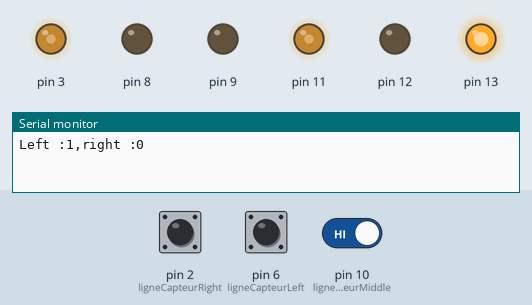
A sketch run on a simulated Arduino Uno, built with avr-gcc and run on an emulated ATmega328P. Parts: output pins drawn as LEDs (lit = HIGH), the last lines printed to the serial monitor. Inputs (shaded band) come from the test bench; at power-on: pin 10 (ligneCapteurMiddle) HIGH, pin 2 (ligneCapteurRight) HIGH, pin 6 (ligneCapteurLeft) LOW. Random numbers use the default seed unless the sketch sets one.

Above: at 1.2 s.
1.3 s: pin 10 (ligneCapteurMiddle) driven LOW
At 2.5 s:
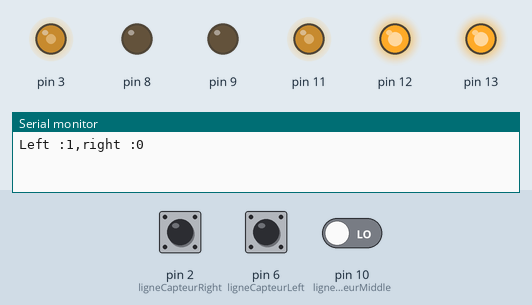
2.8 s: pin 10 (ligneCapteurMiddle) driven HIGH
At 3.8 s:
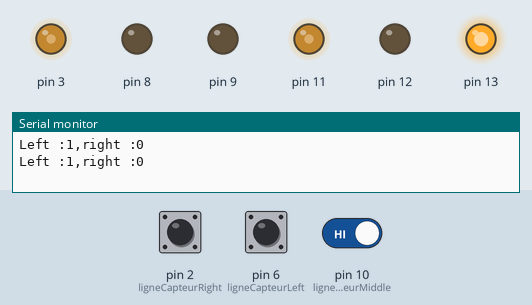
Timing chart, 0 to 5.8 s (numbered marks = the images above; inputs shaded):
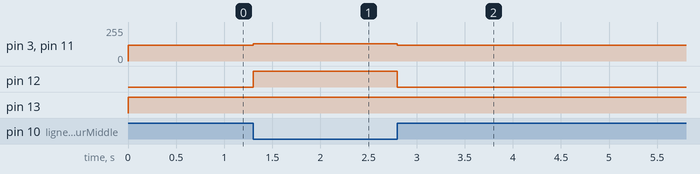

The sketch:

suiveurLigne3Capteurs.ino.ino
```cpp
#define left 0
#define right !left

#define ligneCapteurLeft 6
#define ligneCapteurRight 2
#define ligneCapteurMiddle 10

int vitesse =130;
int turningDelay =10;
int turningSpeed =120;

struct Motor{
  int brake,direction_,speed_;
};
struct Motor motor2,motor1;


void setup() {
  Serial.begin(9600);
  initMotor(&motor1,9,12,3);
  initMotor(&motor2,8,13,11);
  pinMode(ligneCapteurRight,INPUT);
  pinMode(ligneCapteurLeft,INPUT);
  pinMode(ligneCapteurMiddle,INPUT);
}
void initMotor(Motor* motor,int br,int dir,int spd){
  //initialiser le moteur
  motor->brake = br;
  motor->direction_= dir;
  motor->speed_ = spd;

  pinMode(motor->brake, OUTPUT);
  pinMode(motor->direction_, OUTPUT);
  pinMode(motor->speed_, OUTPUT);
}

void loop() {
  int leftCap = digitalRead(ligneCapteurLeft);
  int rightCap = digitalRead(ligneCapteurRight);
  int middleCap = !digitalRead(ligneCapteurMiddle);


  if(middleCap){
    avancer(vitesse);
  }else{
    arreter();
    leftCap = !digitalRead(ligneCapteurLeft);
    rightCap = !digitalRead(ligneCapteurRight);
    Serial.print("Left :");
    Serial.print((bool)leftCap);
    Serial.print(",right :");
    Serial.println((bool)rightCap);
    if(leftCap && rightCap){
      int dir = random(0,1) ? right : left;
      tourner(100,dir,turningSpeed);
      while(digitalRead(ligneCapteurMiddle)){}
    }else if(leftCap){
      tourner(100,left,turningSpeed);
      while(digitalRead(ligneCapteurMiddle)){}
    }else{
      tourner(100,right,turningSpeed);
      while(digitalRead(ligneCapteurMiddle)){}
    }
  }
}
void moveBack(int spd){
  //Permettera de reculer le robot
  Serial.println("Moving back");
  digitalWrite(motor1.brake,LOW);
  digitalWrite(motor2.brake,LOW);
  digitalWrite(motor1.direction_,LOW);
  digitalWrite(motor2.direction_,LOW);
  analogWrite(motor1.speed_,spd);
  analogWrite(motor2.speed_,spd);
}
void avancer(int spd){
  //Permettera d'avancer le robot
  digitalWrite(motor1.brake,LOW);
  digitalWrite(motor2.brake,LOW);
  digitalWrite(motor1.direction_,HIGH);
  digitalWrite(motor2.direction_,HIGH);
  analogWrite(motor1.speed_,spd);
  analogWrite(motor2.speed_,spd);
}
void arreter(){
  //Permettera d'arreter le robot
  digitalWrite(motor1.brake,HIGH);
  digitalWrite(motor2.brake,HIGH);
}

void tourner(int duration,int dir,int spd){
  //Permettera de tourner le robot
  digitalWrite(motor1.brake,LOW);
  digitalWrite(motor2.brake,LOW);
  digitalWrite(motor1.direction_,dir?HIGH:LOW);
  digitalWrite(motor2.direction_,!dir?HIGH:LOW);
  analogWrite(motor1.speed_,spd);
  analogWrite(motor2.speed_,spd);
  delay(duration);
}
```

Measured:
- after the input at 1.3 s, pin 3, pin 11: 120/255 → 130/255 at once; pin 12: LOW → HIGH at once
- after the input at 2.8 s, pin 3, pin 11: 130/255 → 120/255 at once; pin 12: HIGH → LOW at once
